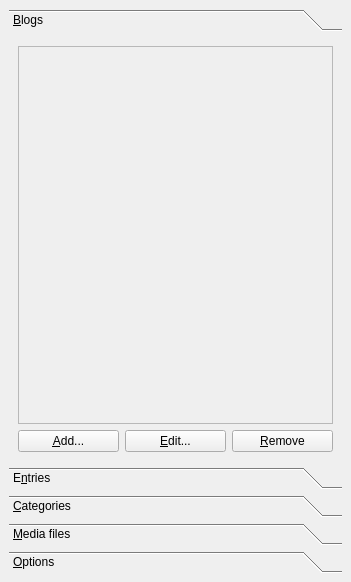
<ui version="4.0" >
 <class>ToolboxWidget</class>
 <widget class="QDockWidget" name="ToolboxWidget" >
  <property name="geometry" >
   <rect>
    <x>0</x>
    <y>0</y>
    <width>351</width>
    <height>582</height>
   </rect>
  </property>
  <property name="windowTitle" >
   <string>Post Properties</string>
  </property>
  <widget class="QWidget" name="dockWidgetContents" >
   <layout class="QGridLayout" name="gridLayout_2" >
    <item row="0" column="0" >
     <layout class="QGridLayout" name="gridLayout" >
      <item row="0" column="0" >
       <widget class="QToolBox" name="box" >
        <property name="currentIndex" >
         <number>0</number>
        </property>
        <widget class="QWidget" name="pgBlogs" >
         <property name="geometry" >
          <rect>
           <x>0</x>
           <y>0</y>
           <width>331</width>
           <height>405</height>
          </rect>
         </property>
         <attribute name="label" >
          <string>&amp;Blogs</string>
         </attribute>
         <layout class="QGridLayout" name="gridLayout_7" >
          <item row="0" column="0" >
           <widget class="QFrame" name="frameBlog" >
            <property name="sizePolicy" >
             <sizepolicy vsizetype="Expanding" hsizetype="Preferred" >
              <horstretch>0</horstretch>
              <verstretch>0</verstretch>
             </sizepolicy>
            </property>
            <property name="frameShape" >
             <enum>QFrame::StyledPanel</enum>
            </property>
            <property name="frameShadow" >
             <enum>QFrame::Raised</enum>
            </property>
            <layout class="QVBoxLayout" name="verticalLayout" >
             <property name="sizeConstraint" >
              <enum>QLayout::SetDefaultConstraint</enum>
             </property>
            </layout>
           </widget>
          </item>
          <item row="2" column="0" >
           <layout class="QHBoxLayout" name="horizontalLayout_5" >
            <property name="sizeConstraint" >
             <enum>QLayout::SetMinimumSize</enum>
            </property>
            <item>
             <widget class="QPushButton" name="btnBlogAdd" >
              <property name="text" >
               <string>&amp;Add...</string>
              </property>
             </widget>
            </item>
            <item>
             <widget class="QPushButton" name="btnBlogEdit" >
              <property name="text" >
               <string>&amp;Edit...</string>
              </property>
             </widget>
            </item>
            <item>
             <widget class="QPushButton" name="btnBlogRemove" >
              <property name="text" >
               <string>&amp;Remove</string>
              </property>
             </widget>
            </item>
           </layout>
          </item>
         </layout>
        </widget>
        <widget class="QWidget" name="pgEntries" >
         <property name="geometry" >
          <rect>
           <x>0</x>
           <y>0</y>
           <width>331</width>
           <height>405</height>
          </rect>
         </property>
         <attribute name="label" >
          <string>E&amp;ntries</string>
         </attribute>
         <layout class="QGridLayout" name="gridLayout_5" >
          <item row="1" column="0" >
           <layout class="QHBoxLayout" name="horizontalLayout_4" >
            <item>
             <widget class="QPushButton" name="btnEntriesReload" >
              <property name="text" >
               <string>&amp;Reload</string>
              </property>
             </widget>
            </item>
            <item>
             <widget class="QPushButton" name="btnEntriesUpdate" >
              <property name="text" >
               <string>U&amp;pdate</string>
              </property>
             </widget>
            </item>
            <item>
             <widget class="QPushButton" name="btnEntriesCopyUrl" >
              <property name="text" >
               <string>Copy &amp;URL</string>
              </property>
             </widget>
            </item>
           </layout>
          </item>
          <item row="2" column="0" >
           <layout class="QHBoxLayout" name="horizontalLayout" />
          </item>
          <item row="0" column="0" >
           <widget class="QListWidget" name="lstEntriesList" >
            <property name="editTriggers" >
             <set>QAbstractItemView::NoEditTriggers</set>
            </property>
            <property name="showDropIndicator" stdset="0" >
             <bool>false</bool>
            </property>
            <property name="alternatingRowColors" >
             <bool>true</bool>
            </property>
            <property name="selectionBehavior" >
             <enum>QAbstractItemView::SelectRows</enum>
            </property>
            <property name="isWrapping" stdset="0" >
             <bool>false</bool>
            </property>
            <property name="wordWrap" >
             <bool>true</bool>
            </property>
           </widget>
          </item>
         </layout>
        </widget>
        <widget class="QWidget" name="pgCat" >
         <property name="geometry" >
          <rect>
           <x>0</x>
           <y>0</y>
           <width>256</width>
           <height>117</height>
          </rect>
         </property>
         <attribute name="label" >
          <string>&amp;Categories</string>
         </attribute>
         <layout class="QGridLayout" name="gridLayout_4" >
          <item row="0" column="0" >
           <widget class="QFrame" name="frameCat" >
            <property name="sizePolicy" >
             <sizepolicy vsizetype="Expanding" hsizetype="Preferred" >
              <horstretch>0</horstretch>
              <verstretch>0</verstretch>
             </sizepolicy>
            </property>
            <property name="frameShape" >
             <enum>QFrame::StyledPanel</enum>
            </property>
            <property name="frameShadow" >
             <enum>QFrame::Raised</enum>
            </property>
            <layout class="QVBoxLayout" name="verticalLayout_4" />
           </widget>
          </item>
          <item row="1" column="0" >
           <layout class="QVBoxLayout" name="verticalLayout_2" >
            <item>
             <layout class="QHBoxLayout" name="horizontalLayout_3" >
              <item>
               <widget class="QPushButton" name="btnCatReload" >
                <property name="text" >
                 <string>Reload</string>
                </property>
               </widget>
              </item>
              <item>
               <widget class="QPushButton" name="btnCatAdd" >
                <property name="text" >
                 <string>Add &amp;Category...</string>
                </property>
               </widget>
              </item>
             </layout>
            </item>
            <item>
             <layout class="QHBoxLayout" name="horizontalLayout_2" >
              <item>
               <widget class="QLabel" name="lblCatTags" >
                <property name="text" >
                 <string>&amp;Tags :</string>
                </property>
                <property name="buddy" >
                 <cstring>txtCatTags</cstring>
                </property>
               </widget>
              </item>
              <item>
               <widget class="QLineEdit" name="txtCatTags" />
              </item>
             </layout>
            </item>
           </layout>
          </item>
         </layout>
        </widget>
        <widget class="QWidget" name="pgMedia" >
         <property name="geometry" >
          <rect>
           <x>0</x>
           <y>0</y>
           <width>96</width>
           <height>26</height>
          </rect>
         </property>
         <attribute name="label" >
          <string>&amp;Media files</string>
         </attribute>
        </widget>
        <widget class="QWidget" name="pgOptions" >
         <property name="geometry" >
          <rect>
           <x>0</x>
           <y>0</y>
           <width>220</width>
           <height>383</height>
          </rect>
         </property>
         <attribute name="label" >
          <string>&amp;Options</string>
         </attribute>
         <layout class="QVBoxLayout" name="verticalLayout_6" >
          <item>
           <layout class="QHBoxLayout" name="horizontalLayout_7" >
            <item>
             <widget class="QLabel" name="label_3" >
              <property name="text" >
               <string>Status :</string>
              </property>
             </widget>
            </item>
            <item>
             <widget class="QComboBox" name="comboOptionsStatus" >
              <item>
               <property name="text" >
                <string>Published</string>
               </property>
              </item>
              <item>
               <property name="text" >
                <string>Draft</string>
               </property>
              </item>
              <item>
               <property name="text" >
                <string>Local Draft</string>
               </property>
              </item>
             </widget>
            </item>
           </layout>
          </item>
          <item>
           <layout class="QHBoxLayout" name="horizontalLayout_6" >
            <item>
             <widget class="QLabel" name="label" >
              <property name="text" >
               <string>&lt;!DOCTYPE HTML PUBLIC "-//W3C//DTD HTML 4.0//EN" "http://www.w3.org/TR/REC-html40/strict.dtd">
&lt;html>&lt;head>&lt;meta name="qrichtext" content="1" />&lt;style type="text/css">
p, li { white-space: pre-wrap; }
&lt;/style>&lt;/head>&lt;body style=" font-family:'DejaVu Sans'; font-size:10pt; font-weight:400; font-style:normal;">
&lt;table style="-qt-table-type: root; margin-top:4px; margin-bottom:4px; margin-left:4px; margin-right:4px;">
&lt;tr>
&lt;td style="border: none;">
&lt;p style=" margin-top:0px; margin-bottom:0px; margin-left:0px; margin-right:0px; -qt-block-indent:0; text-indent:0px;">&lt;span style=" font-weight:600;">FeedBack :&lt;/span>&lt;/p>&lt;/td>&lt;/tr>&lt;/table>&lt;/body>&lt;/html></string>
              </property>
             </widget>
            </item>
            <item>
             <layout class="QVBoxLayout" name="verticalLayout_5" >
              <item>
               <widget class="QCheckBox" name="chkOptionsComments" >
                <property name="text" >
                 <string>Comments</string>
                </property>
                <property name="checked" >
                 <bool>true</bool>
                </property>
               </widget>
              </item>
              <item>
               <widget class="QCheckBox" name="chkOptionsTrackback" >
                <property name="text" >
                 <string>Trackback</string>
                </property>
                <property name="checkable" >
                 <bool>true</bool>
                </property>
                <property name="checked" >
                 <bool>true</bool>
                </property>
               </widget>
              </item>
             </layout>
            </item>
           </layout>
          </item>
          <item>
           <widget class="QCheckBox" name="chkOptionsTime" >
            <property name="text" >
             <string>Modify time&amp;stamp</string>
            </property>
           </widget>
          </item>
          <item>
           <layout class="QVBoxLayout" name="verticalLayout_3" />
          </item>
          <item>
           <widget class="QDateTimeEdit" name="datetimeOptionstimestamp" />
          </item>
          <item>
           <widget class="QLabel" name="lblOptionsTrackBack" >
            <property name="text" >
             <string>&amp;Trackback URLs :</string>
            </property>
            <property name="buddy" >
             <cstring>txtOptionsTrackback</cstring>
            </property>
           </widget>
          </item>
          <item>
           <widget class="QLineEdit" name="txtOptionsTrackback" />
          </item>
          <item>
           <widget class="QLabel" name="label_2" >
            <property name="text" >
             <string>Summary :</string>
            </property>
           </widget>
          </item>
          <item>
           <widget class="QPlainTextEdit" name="txtSummary" />
          </item>
          <item>
           <spacer name="verticalSpacer" >
            <property name="orientation" >
             <enum>Qt::Vertical</enum>
            </property>
            <property name="sizeHint" stdset="0" >
             <size>
              <width>20</width>
              <height>40</height>
             </size>
            </property>
           </spacer>
          </item>
         </layout>
        </widget>
       </widget>
      </item>
     </layout>
    </item>
   </layout>
  </widget>
 </widget>
 <tabstops>
  <tabstop>btnBlogAdd</tabstop>
  <tabstop>btnBlogEdit</tabstop>
  <tabstop>btnBlogRemove</tabstop>
  <tabstop>btnEntriesCopyUrl</tabstop>
  <tabstop>btnCatAdd</tabstop>
  <tabstop>txtCatTags</tabstop>
  <tabstop>chkOptionsTime</tabstop>
  <tabstop>datetimeOptionstimestamp</tabstop>
 </tabstops>
 <resources/>
 <connections>
  <connection>
   <sender>btnBlogAdd</sender>
   <signal>clicked()</signal>
   <receiver>ToolboxWidget</receiver>
   <slot>repaint()</slot>
   <hints>
    <hint type="sourcelabel" >
     <x>64</x>
     <y>447</y>
    </hint>
    <hint type="destinationlabel" >
     <x>161</x>
     <y>290</y>
    </hint>
   </hints>
  </connection>
 </connections>
</ui>
